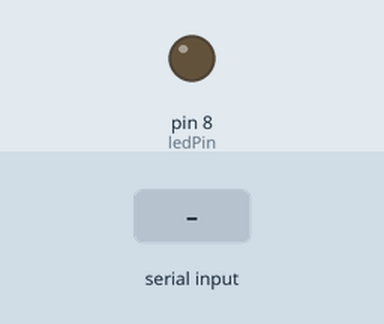
Bench run of a sketch on a simulated Arduino Uno, built with avr-gcc and run on an emulated ATmega328P. On the bench: output pins drawn as LEDs (lit = HIGH). The inputs (shaded band) are chosen by the test bench.

Above: at 1.2 s.
1.3 s: "L" received over Serial
At 2.1 s:
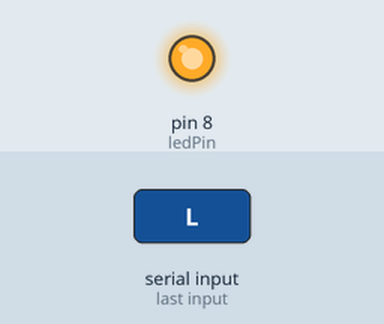
2.8 s: "1" received over Serial
At 3.2 s:
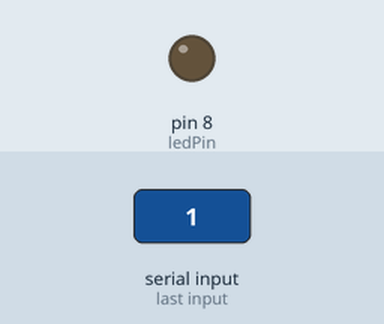
4.3 s: "R" received over Serial
At 5.6 s:
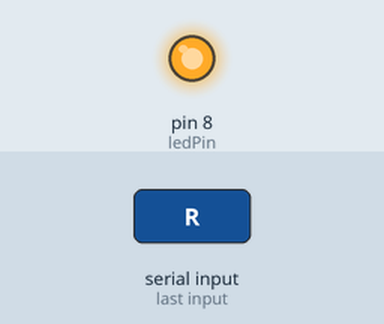
Timing chart, 0 to 7.3 s (numbered marks = the images above; inputs shaded):
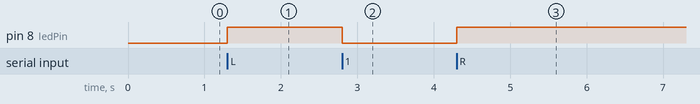

The sketch:

BesturingsOntvanger.ino
```cpp
char incomingByte;
 int ledPin = 8; // Set the pin to digital I/O 13

 void setup() {
   pinMode(ledPin, OUTPUT); // Set pin as OUTPUT
   Serial.begin(9600); // Start serial communication at 9600 bps
 }


 void loop() {
   if (Serial.available())
   { // If data is available to read,
     incomingByte = Serial.read(); // read it and store it in val
   if (incomingByte == 'L')
   { // If 1 was received
     digitalWrite(ledPin, HIGH); // turn the LED on
   }
   else if (incomingByte == 'R') {
     digitalWrite(ledPin, HIGH); // otherwise turn it off
   }
   else if (incomingByte =='U'){
    digitalWrite(ledPin, HIGH);
   }
   else if(incomingByte == 'D') {
    digitalWrite(ledPin, HIGH);
   }
   else {
      digitalWrite(ledPin, LOW);
    }
   delay(10); // Wait 10 milliseconds for next reading
 }
}
```

Measured:
- after the input at 1.3 s, pin 8 (ledPin): LOW → HIGH at once
- after the input at 2.8 s, pin 8 (ledPin): HIGH → LOW at once
- after the input at 4.3 s, pin 8 (ledPin): LOW → HIGH at once
